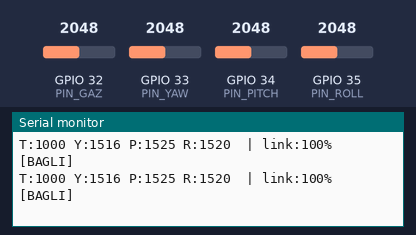
Bench run of a sketch on a simulated ESP32. On the bench: the last lines printed to the serial monitor. The inputs (shaded band) are chosen by the test bench; at power-on: GPIO 32 (PIN_GAZ) = 2048, GPIO 33 (PIN_YAW) = 2048, GPIO 34 (PIN_PITCH) = 2048, GPIO 35 (PIN_ROLL) = 2048. No radio packets arrive unless stated.

Above: at 1.5 s.
1.6 s: GPIO 32 (PIN_GAZ) set to 2866
At 1.61 s:
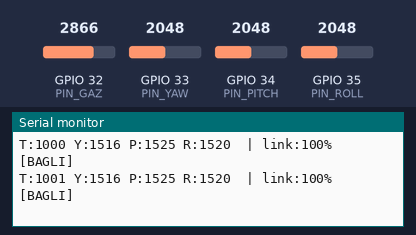
3.1 s: GPIO 33 (PIN_YAW) set to 2866
At 3.12 s:
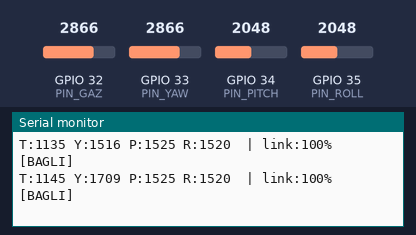
4.6 s: GPIO 34 (PIN_PITCH) set to 2866
At 4.62 s:
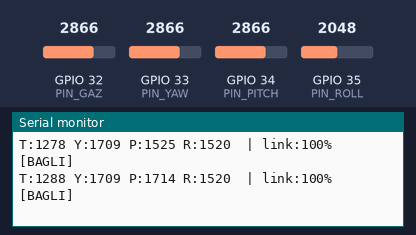
6.1 s: GPIO 35 (PIN_ROLL) set to 2866
At 6.12 s:
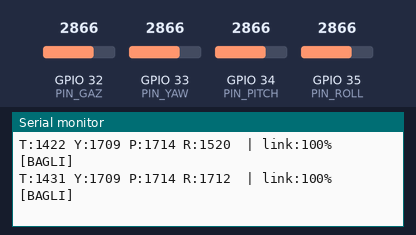
7.6 s: GPIO 32 (PIN_GAZ) set to 3972
At 7.62 s:
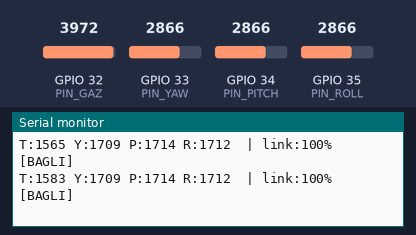
9.1 s: GPIO 33 (PIN_YAW) set to 3972
At 9.13 s:
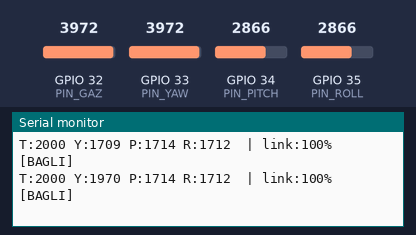
Timing chart, 0 to 11.6 s (numbered marks = the images above; inputs shaded):
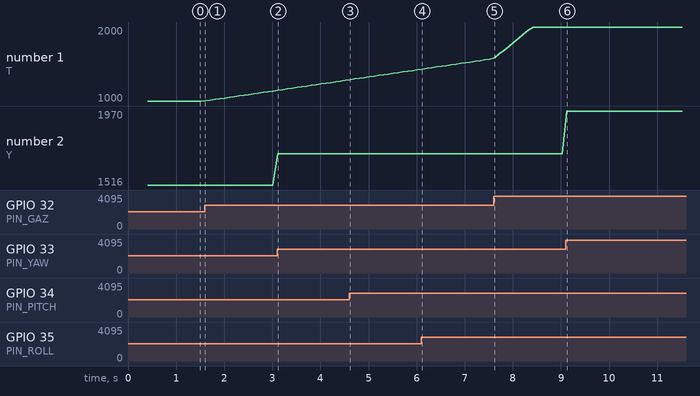

Measured:
- after the input at 1.6 s, the serial monitor: prints a new line at once (image 1)
- after the input at 3.1 s, the serial monitor: prints a new line at once (image 2)
- after the input at 4.6 s, the serial monitor: prints a new line at once (image 3)
- after the input at 6.1 s, the serial monitor: prints a new line at once (image 4)
- after the input at 7.6 s, the serial monitor: prints a new line at once (image 5)
- after the input at 9.1 s, the serial monitor: prints a new line at once (image 6)
- plotted number 1: 1000 → 1135 after the input at 1.6 s, 1565 → 2000 after the input at 7.6 s
- plotted number 2: 1516 → 1709 after the input at 3.1 s, 1709 → 1970 after the input at 9.1 s

The sketch:

verici_v2_kumanda.ino
```cpp
/* ===========================================================================
 *  ESP32 QUADCOPTER - EL KUMANDASI (VERICI)
 *  Dosya   : verici_v2_kumanda.ino
 *  Donanim : ESP32 DevKit V1 (38 pin) + nRF24L01+ PA/LNA + 2x analog joystick
 *  Surum   : v2.1
 *
 *  OZELLIKLER
 *    - 4 kanal, 50 Hz cerceve hizi (millis tabanli, kayma yapmaz)
 *    - Eksen basina merkez kalibrasyonu ve olu bolge
 *    - Gaz ekseninde "kilitli gaz" modu (yay kisiti icin yazilim cozumu)
 *    - Karesel tepki egrisi: kucuk hareket = hassas, tam hareket = hizli
 *    - ACIL GAZ KESME: gaz kolu tam asagi -> gaz aninda 1000'e duser
 *    - Baglanti kalitesi olcumu (ACK basari orani)
 *
 *  v2.1 DEGISIKLIKLERI
 *    - radio.begin() donus degeri kontrol ediliyor (sessiz ariza engellendi)
 *    - setRetries sinirlandi: kotu baglantida dongu blokaji onlendi
 *    - Acil gaz kesme eklendi (kilitli gaz modunun emniyet karsiligi)
 *    - delay(20) yerine millis() tabanli sabit periyot
 *    - Seri cikti 10 Hz'e seyreltildi, baglanti kalitesi eklendi
 * ======================================================================== */

#include <SPI.h>
#include <RF24.h>

/* ---------------------------------------------------------------- PINLER */
#define PIN_NRF_CE   4
#define PIN_NRF_CSN  5
#define PIN_GAZ     32     // sol joystick  - dikey   (ADC1)
#define PIN_YAW     33     // sol joystick  - yatay   (ADC1)
#define PIN_PITCH   34     // sag joystick  - dikey   (ADC1)
#define PIN_ROLL    35     // sag joystick  - yatay   (ADC1)
// NOT: Dort eksen de ADC1 pinlerindedir. ADC2 telsizle ayni anda
//      kullanilamaz (ESP32 donanim kisiti).

/* ------------------------------------------- KALIBRASYON (OLCUM SONUCU) */
// Her joystick serbest birakildiginda okunan ham ADC degeri.
// Fabrikasyon toleransi nedeniyle 2048 degil, eksen basina farklidir.
const uint16_t MERKEZ_GAZ   = 1850;
const uint16_t MERKEZ_YAW   = 1900;
const uint16_t MERKEZ_PITCH = 1860;
const uint16_t MERKEZ_ROLL  = 1880;

const uint16_t OLU_BOLGE     = 80;     // +/- ADC birimi - titremeyi susturur
const uint16_t GAZ_OLU_BOLGE = 200;    // gaz icin daha genis bant
const float    GAZ_HIZI      = 12.0;   // us / dongu - gaz degisim hizi
const float    ACIL_KES_ESIK = 0.90;   // bu oranin uzerinde asagi = acil kesme

const uint16_t CERCEVE_MS    = 20;     // 50 Hz cerceve hizi
const uint16_t TELEMETRI_MS  = 100;    // 10 Hz seri cikti

/* -------------------------------------------------------- GLOBAL NESNE */
RF24 radio(PIN_NRF_CE, PIN_NRF_CSN);
const byte ADRES[6] = "DRN01";

struct Paket {
  uint16_t kanal[4];    // 0:gaz 1:yaw 2:pitch 3:roll
  uint16_t sayac;
};
Paket veri;

float    gaz        = 1000.0;  // kilitli gaz - guc kesilene kadar korunur
uint32_t cerceveSon = 0;
uint32_t yazSon     = 0;
uint16_t gonderilen = 0;       // son pencerede gonderilen cerceve sayisi
uint16_t basarili   = 0;       // son pencerede ACK donen cerceve sayisi
uint8_t  kalite     = 0;       // baglanti kalitesi, yuzde

/* ======================================================================
 *  kanalOku - ham ADC degerini 1000-2000 us bandina cevirir
 *
 *  Merkezin iki yaninda AYRI olcekleme yapilir. Boylece merkez degeri
 *  2048'den sapmis olsa bile cikis tam olarak 1500'de merkezlenir.
 *  Tek bir map() kullanilsaydi merkez kacikligi dogrudan cikisa tasinirdi.
 * ==================================================================== */
uint16_t kanalOku(uint8_t pin, uint16_t merkez, bool ters) {
  int ham = analogRead(pin);
  int cikis;

  if (ham > merkez + OLU_BOLGE) {
    cikis = map(ham, merkez + OLU_BOLGE, 4095, 1500, 2000);
  } else if (ham < merkez - OLU_BOLGE) {
    cikis = map(ham, 0, merkez - OLU_BOLGE, 1000, 1500);
  } else {
    cikis = 1500;                       // olu bolge icinde: tam merkez
  }

  cikis = constrain(cikis, 1000, 2000);
  if (ters) cikis = 3000 - cikis;       // ekseni yazilimda tersine cevir
  return (uint16_t)cikis;
}

/* ======================================================================
 *  gaziGuncelle - kilitli gaz mantigi
 *
 *  Joystick modulunde tek merkezleme yayi iki ekseni birden kontrol
 *  ediyordu; gaz icin yay sokuldugunde yaw ekseni de merkezlemesini
 *  kaybetti. Cozum: yay yerinde birakildi, gaz yazilimda kilitlendi.
 *    kol yukari  -> gaz artar
 *    kol serbest -> gaz son degerinde kalir
 *    kol TAM asagi -> ACIL KESME, gaz aninda 1000
 * ==================================================================== */
void gaziGuncelle() {
  int hamGaz = analogRead(PIN_GAZ);

  if (hamGaz > MERKEZ_GAZ + GAZ_OLU_BOLGE) {
    /* --- YUKARI: gaz artar, karesel tepki egrisiyle.
       Karesel egri sayesinde kolun az itildigi bolgede degisim cok
       yavas, tam itildiginde hizlidir. Pratik karsiligi, aracin havada
       asili kaldigi gaz noktasi cevresinde ince ayar yapilabilmesidir. */
    float oran = (float)(hamGaz - MERKEZ_GAZ - GAZ_OLU_BOLGE)
               / (4095.0 - MERKEZ_GAZ - GAZ_OLU_BOLGE);
    oran = constrain(oran, 0.0, 1.0);
    gaz += GAZ_HIZI * oran * oran;

  } else if (hamGaz < MERKEZ_GAZ - GAZ_OLU_BOLGE) {
    float oran = (float)(MERKEZ_GAZ - GAZ_OLU_BOLGE - hamGaz)
               / (MERKEZ_GAZ - GAZ_OLU_BOLGE);
    oran = constrain(oran, 0.0, 1.0);

    if (oran > ACIL_KES_ESIK) {
      /* --- ACIL GAZ KESME
         Kilitli gaz modunun emniyet karsiligi. Normal azaltmayla gazi
         2000'den 1000'e indirmek kolu ~1.7 saniye asagida tutmayi
         gerektirir; acil durumda bu sure uzundur. Kol TAM asagi
         itildiginde gaz dogrudan sifirlanir.
         Yay merkezleme yaptigi icin bu konuma kazara gelinmez -
         kasitli ve tam bir hareket gerekir.                            */
      gaz = 1000.0;
    } else {
      gaz -= GAZ_HIZI * oran * oran;
    }
  }
  /* olu bolge icinde: hicbir sey yapilmaz, gaz son degerinde KILITLI kalir */

  gaz = constrain(gaz, 1000, 2000);
}

/* ====================================================================== */
void setup() {
  Serial.begin(115200);
  delay(300);
  Serial.println(F("\n=== ESP32 EL KUMANDASI v2.1 ==="));

  /* Telsiz baslatma. Donus degeri KONTROL EDILIR: modul bulunamazsa kod
     sessizce calismaya devam eder ve hicbir sey gondermez. Bu, sahada
     "alici bozuk" gibi gorunen yaniltici bir ariza uretir.              */
  if (!radio.begin()) {
    Serial.println(F("[HATA] nRF24 bulunamadi - kablolamayi kontrol edin"));
    Serial.println(F("       CE=4  CSN=5  SCK=18  MISO=19  MOSI=23"));
    Serial.println(F("       Besleme 3.3 V olmali, 5 V modulu bozar."));
    while (1) delay(500);               // guvenli durus
  }

  radio.openWritingPipe(ADRES);
  radio.setPALevel(RF24_PA_LOW);        // ucusta RF24_PA_MAX yapilir
  radio.setDataRate(RF24_250KBPS);      // dusuk hiz = uzun menzil
  radio.setChannel(100);                // 2.4 GHz WiFi bandindan uzak

  /* Yeniden deneme siniri. Varsayilan ayar kotu baglantida tek bir
     write() cagrisini birkac milisaniye bloklar; bu 20 ms'lik cerceve
     butcesinin buyuk bolumunu yer ve cerceve hizini duzensizlestirir.
     5 x 250 us gecikme, 3 deneme = en fazla ~4 ms.                     */
  radio.setRetries(5, 3);

  radio.stopListening();

  gaz        = 1000.0;                  // her acilista gaz sifirdan baslar
  veri.sayac = 0;
  cerceveSon = millis();
  yazSon     = millis();

  Serial.println(F("[OK] nRF24 hazir - kanal 100, 250 kbps"));
  Serial.println(F("[OK] Gaz 1000'den basliyor (kilitli mod)"));
  Serial.println(F("     ACIL KESME: gaz kolunu TAM asagi it\n"));
}

/* ====================================================================== */
void loop() {
  /* ---------- 1. SABIT 50 Hz CERCEVE ZAMANLAMASI ----------------------
     delay(20) yerine millis() kullanilir. delay, kendisinden onceki
     islerin suresini hesaba katmaz; gercek cerceve hizi 50 Hz'in altina
     duser ve islem yuku arttikca kayar.                                */
  uint32_t simdi = millis();
  if (simdi - cerceveSon < CERCEVE_MS) return;
  cerceveSon = simdi;

  /* ---------- 2. EKSENLERI OKU ---------------------------------------- */
  gaziGuncelle();
  veri.kanal[0] = (uint16_t)gaz;
  veri.kanal[1] = kanalOku(PIN_YAW,   MERKEZ_YAW,   false);
  veri.kanal[2] = kanalOku(PIN_PITCH, MERKEZ_PITCH, false);
  veri.kanal[3] = kanalOku(PIN_ROLL,  MERKEZ_ROLL,  false);

  /* ---------- 3. GONDER ------------------------------------------------
     sayac her cercevede artar ve asla sifirlanmaz. Alici tarafta paket
     kaybi bu sayacin sureklilgi uzerinden olculur.                     */
  veri.sayac++;
  bool ok = radio.write(&veri, sizeof(veri));   // ACK donerse true

  gonderilen++;
  if (ok) basarili++;

  /* ---------- 4. TELEMETRI (10 Hz) ------------------------------------
     Her cercevede yazmak 115200 baud'da butcenin onemli bir kismini
     yerdi. Ayrica baglanti kalitesi yuzdesi burada hesaplanir - menzil
     testinde tek bakilacak sayi budur.                                 */
  if (simdi - yazSon >= TELEMETRI_MS) {
    yazSon = simdi;

    if (gonderilen > 0) kalite = (uint8_t)((basarili * 100UL) / gonderilen);
    gonderilen = 0;
    basarili   = 0;

    Serial.print(F("T:"));  Serial.print(veri.kanal[0]);
    Serial.print(F(" Y:")); Serial.print(veri.kanal[1]);
    Serial.print(F(" P:")); Serial.print(veri.kanal[2]);
    Serial.print(F(" R:")); Serial.print(veri.kanal[3]);
    Serial.print(F("  | link:")); Serial.print(kalite);
    Serial.println(kalite > 0 ? F("%  [BAGLI]") : F("%  [KOPUK]"));
  }
}
```
